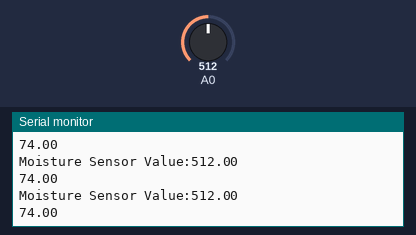
Recording of a sketch running on a simulated Arduino Uno, built with avr-gcc and run on an emulated ATmega328P. Parts: the last lines printed to the serial monitor. Inputs (shaded band) come from the test bench; at power-on: A0 = 512.

Above: at 1.3 s.
1.4 s: A0 set to 716
At 1.83 s:
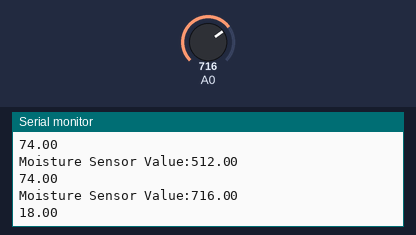
2.9 s: A0 set to 900
At 3.33 s:
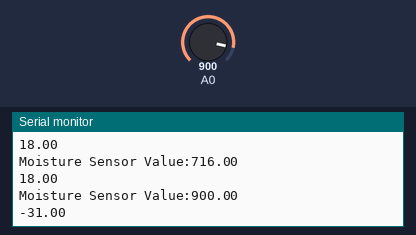
Timing chart, 0 to 5.9 s (numbered marks = the images above; inputs shaded):
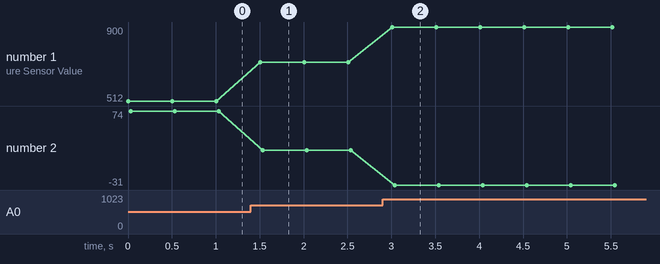

The sketch:

soilMoistureReading.ino
```cpp
// Only for testing purpose!!!
//Used for soil moisture sensor
float sensorValue = 0;
float per = 0;
void setup() {
  // put your setup code here, to run once:
  Serial.begin(9600);

}

void loop() {
  // put your main code here, to run repeatedly:
Serial.print("Moisture Sensor Value:");
sensorValue = analogRead(0);
Serial.println(sensorValue);
per = map(sensorValue, 785, 420, 0, 100);
Serial.println(per);
delay(500);
}
```

Measured:
- after the input at 1.4 s, the serial monitor: prints a new line after 0.10 s (image 1)
- after the input at 2.9 s, the serial monitor: prints a new line after 0.11 s (image 2)
- plotted number 1: 512 → 716 after the input at 1.4 s, 716 → 900 after the input at 2.9 s
- plotted number 2: 74 → 18 after the input at 1.4 s, 18 → -31 after the input at 2.9 s
